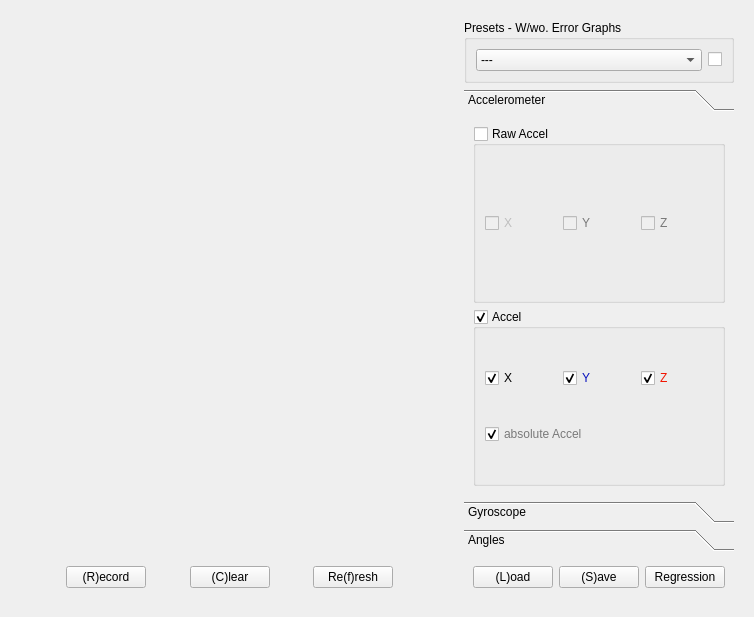
<?xml version="1.0" encoding="UTF-8"?>
<ui version="4.0">
 <class>DataWidget</class>
 <widget class="QWidget" name="DataWidget">
  <property name="windowModality">
   <enum>Qt::NonModal</enum>
  </property>
  <property name="geometry">
   <rect>
    <x>0</x>
    <y>0</y>
    <width>754</width>
    <height>617</height>
   </rect>
  </property>
  <property name="windowTitle">
   <string>Form</string>
  </property>
  <layout class="QHBoxLayout" name="horizontalLayout_3" stretch="1,0">
   <item>
    <layout class="QVBoxLayout" name="plotLayout" stretch="1,0">
     <property name="margin">
      <number>9</number>
     </property>
     <item>
      <widget class="PlotScrollArea" name="scrollArea" native="true">
       <property name="cursor">
        <cursorShape>ArrowCursor</cursorShape>
       </property>
      </widget>
     </item>
     <item>
      <widget class="QWidget" name="widget_5" native="true">
       <layout class="QHBoxLayout" name="horizontalLayout_2">
        <item>
         <spacer name="horizontalSpacer">
          <property name="orientation">
           <enum>Qt::Horizontal</enum>
          </property>
          <property name="sizeHint" stdset="0">
           <size>
            <width>40</width>
            <height>20</height>
           </size>
          </property>
         </spacer>
        </item>
        <item>
         <widget class="QPushButton" name="recordBtn">
          <property name="text">
           <string>(R)ecord</string>
          </property>
          <property name="shortcut">
           <string>R</string>
          </property>
         </widget>
        </item>
        <item>
         <spacer name="horizontalSpacer_2">
          <property name="orientation">
           <enum>Qt::Horizontal</enum>
          </property>
          <property name="sizeHint" stdset="0">
           <size>
            <width>40</width>
            <height>20</height>
           </size>
          </property>
         </spacer>
        </item>
        <item>
         <widget class="QPushButton" name="clearBtn">
          <property name="text">
           <string>(C)lear</string>
          </property>
          <property name="shortcut">
           <string>C</string>
          </property>
         </widget>
        </item>
        <item>
         <spacer name="horizontalSpacer_4">
          <property name="orientation">
           <enum>Qt::Horizontal</enum>
          </property>
          <property name="sizeHint" stdset="0">
           <size>
            <width>40</width>
            <height>20</height>
           </size>
          </property>
         </spacer>
        </item>
        <item>
         <widget class="QPushButton" name="refreshButton">
          <property name="text">
           <string>Re(f)resh</string>
          </property>
          <property name="shortcut">
           <string>F</string>
          </property>
         </widget>
        </item>
        <item>
         <spacer name="horizontalSpacer_3">
          <property name="orientation">
           <enum>Qt::Horizontal</enum>
          </property>
          <property name="sizeHint" stdset="0">
           <size>
            <width>40</width>
            <height>20</height>
           </size>
          </property>
         </spacer>
        </item>
       </layout>
      </widget>
     </item>
    </layout>
   </item>
   <item>
    <layout class="QVBoxLayout" name="menuLayout" stretch="0,1,0">
     <property name="margin">
      <number>9</number>
     </property>
     <item>
      <widget class="QGroupBox" name="presetsBox">
       <property name="title">
        <string>Presets - W/wo. Error Graphs</string>
       </property>
       <layout class="QHBoxLayout" name="horizontalLayout_6" stretch="1,0">
        <item>
         <widget class="QComboBox" name="presetsComboBox">
          <item>
           <property name="text">
            <string>---</string>
           </property>
          </item>
          <item>
           <property name="text">
            <string>Könyök flexió</string>
           </property>
          </item>
          <item>
           <property name="text">
            <string>Váll berotáció</string>
           </property>
          </item>
          <item>
           <property name="text">
            <string>All</string>
           </property>
          </item>
          <item>
           <property name="text">
            <string>None</string>
           </property>
          </item>
         </widget>
        </item>
        <item>
         <widget class="QCheckBox" name="showErrorGraphs_chB">
          <property name="text">
           <string/>
          </property>
         </widget>
        </item>
       </layout>
      </widget>
     </item>
     <item>
      <widget class="QToolBox" name="toolBox">
       <property name="acceptDrops">
        <bool>false</bool>
       </property>
       <property name="currentIndex">
        <number>0</number>
       </property>
       <widget class="QWidget" name="accToolBox">
        <property name="geometry">
         <rect>
          <x>0</x>
          <y>0</y>
          <width>255</width>
          <height>394</height>
         </rect>
        </property>
        <attribute name="label">
         <string>Accelerometer</string>
        </attribute>
        <layout class="QVBoxLayout" name="verticalLayout">
         <item>
          <widget class="QGroupBox" name="rawAccBox">
           <property name="title">
            <string>Raw Accel</string>
           </property>
           <property name="checkable">
            <bool>true</bool>
           </property>
           <property name="checked">
            <bool>false</bool>
           </property>
           <layout class="QHBoxLayout" name="horizontalLayout_14">
            <item>
             <widget class="QCheckBox" name="rawAccX">
              <property name="text">
               <string>X</string>
              </property>
              <property name="checked">
               <bool>false</bool>
              </property>
             </widget>
            </item>
            <item>
             <widget class="QCheckBox" name="rawAccY">
              <property name="palette">
               <palette>
                <active>
                 <colorrole role="WindowText">
                  <brush brushstyle="SolidPattern">
                   <color alpha="255">
                    <red>8</red>
                    <green>17</green>
                    <blue>189</blue>
                   </color>
                  </brush>
                 </colorrole>
                </active>
                <inactive>
                 <colorrole role="WindowText">
                  <brush brushstyle="SolidPattern">
                   <color alpha="255">
                    <red>8</red>
                    <green>17</green>
                    <blue>189</blue>
                   </color>
                  </brush>
                 </colorrole>
                </inactive>
                <disabled>
                 <colorrole role="WindowText">
                  <brush brushstyle="SolidPattern">
                   <color alpha="255">
                    <red>120</red>
                    <green>120</green>
                    <blue>120</blue>
                   </color>
                  </brush>
                 </colorrole>
                </disabled>
               </palette>
              </property>
              <property name="text">
               <string>Y</string>
              </property>
              <property name="checked">
               <bool>false</bool>
              </property>
             </widget>
            </item>
            <item>
             <widget class="QCheckBox" name="rawAccZ">
              <property name="palette">
               <palette>
                <active>
                 <colorrole role="WindowText">
                  <brush brushstyle="SolidPattern">
                   <color alpha="255">
                    <red>241</red>
                    <green>20</green>
                    <blue>0</blue>
                   </color>
                  </brush>
                 </colorrole>
                </active>
                <inactive>
                 <colorrole role="WindowText">
                  <brush brushstyle="SolidPattern">
                   <color alpha="255">
                    <red>241</red>
                    <green>20</green>
                    <blue>0</blue>
                   </color>
                  </brush>
                 </colorrole>
                </inactive>
                <disabled>
                 <colorrole role="WindowText">
                  <brush brushstyle="SolidPattern">
                   <color alpha="255">
                    <red>120</red>
                    <green>120</green>
                    <blue>120</blue>
                   </color>
                  </brush>
                 </colorrole>
                </disabled>
               </palette>
              </property>
              <property name="text">
               <string>Z</string>
              </property>
              <property name="checked">
               <bool>false</bool>
              </property>
             </widget>
            </item>
           </layout>
          </widget>
         </item>
         <item>
          <widget class="QGroupBox" name="accelBox">
           <property name="title">
            <string>Accel</string>
           </property>
           <property name="flat">
            <bool>false</bool>
           </property>
           <property name="checkable">
            <bool>true</bool>
           </property>
           <property name="checked">
            <bool>true</bool>
           </property>
           <layout class="QVBoxLayout" name="verticalLayout_5">
            <item>
             <layout class="QHBoxLayout" name="horizontalLayout_11">
              <item>
               <widget class="QCheckBox" name="accX">
                <property name="text">
                 <string>X</string>
                </property>
                <property name="checked">
                 <bool>true</bool>
                </property>
               </widget>
              </item>
              <item>
               <widget class="QCheckBox" name="accY">
                <property name="palette">
                 <palette>
                  <active>
                   <colorrole role="WindowText">
                    <brush brushstyle="SolidPattern">
                     <color alpha="255">
                      <red>8</red>
                      <green>17</green>
                      <blue>189</blue>
                     </color>
                    </brush>
                   </colorrole>
                  </active>
                  <inactive>
                   <colorrole role="WindowText">
                    <brush brushstyle="SolidPattern">
                     <color alpha="255">
                      <red>8</red>
                      <green>17</green>
                      <blue>189</blue>
                     </color>
                    </brush>
                   </colorrole>
                  </inactive>
                  <disabled>
                   <colorrole role="WindowText">
                    <brush brushstyle="SolidPattern">
                     <color alpha="255">
                      <red>120</red>
                      <green>120</green>
                      <blue>120</blue>
                     </color>
                    </brush>
                   </colorrole>
                  </disabled>
                 </palette>
                </property>
                <property name="text">
                 <string>Y</string>
                </property>
                <property name="checked">
                 <bool>true</bool>
                </property>
               </widget>
              </item>
              <item>
               <widget class="QCheckBox" name="accZ">
                <property name="palette">
                 <palette>
                  <active>
                   <colorrole role="WindowText">
                    <brush brushstyle="SolidPattern">
                     <color alpha="255">
                      <red>241</red>
                      <green>20</green>
                      <blue>0</blue>
                     </color>
                    </brush>
                   </colorrole>
                  </active>
                  <inactive>
                   <colorrole role="WindowText">
                    <brush brushstyle="SolidPattern">
                     <color alpha="255">
                      <red>241</red>
                      <green>20</green>
                      <blue>0</blue>
                     </color>
                    </brush>
                   </colorrole>
                  </inactive>
                  <disabled>
                   <colorrole role="WindowText">
                    <brush brushstyle="SolidPattern">
                     <color alpha="255">
                      <red>120</red>
                      <green>120</green>
                      <blue>120</blue>
                     </color>
                    </brush>
                   </colorrole>
                  </disabled>
                 </palette>
                </property>
                <property name="text">
                 <string>Z</string>
                </property>
                <property name="checked">
                 <bool>true</bool>
                </property>
               </widget>
              </item>
             </layout>
            </item>
            <item>
             <layout class="QHBoxLayout" name="horizontalLayout_12">
              <item>
               <widget class="QCheckBox" name="absAcc">
                <property name="palette">
                 <palette>
                  <active>
                   <colorrole role="WindowText">
                    <brush brushstyle="SolidPattern">
                     <color alpha="255">
                      <red>121</red>
                      <green>121</green>
                      <blue>121</blue>
                     </color>
                    </brush>
                   </colorrole>
                  </active>
                  <inactive>
                   <colorrole role="WindowText">
                    <brush brushstyle="SolidPattern">
                     <color alpha="255">
                      <red>121</red>
                      <green>121</green>
                      <blue>121</blue>
                     </color>
                    </brush>
                   </colorrole>
                  </inactive>
                  <disabled>
                   <colorrole role="WindowText">
                    <brush brushstyle="SolidPattern">
                     <color alpha="255">
                      <red>120</red>
                      <green>120</green>
                      <blue>120</blue>
                     </color>
                    </brush>
                   </colorrole>
                  </disabled>
                 </palette>
                </property>
                <property name="text">
                 <string>absolute Accel</string>
                </property>
                <property name="checked">
                 <bool>true</bool>
                </property>
               </widget>
              </item>
             </layout>
            </item>
           </layout>
          </widget>
         </item>
        </layout>
       </widget>
       <widget class="QWidget" name="gyroToolBox">
        <property name="geometry">
         <rect>
          <x>0</x>
          <y>0</y>
          <width>137</width>
          <height>124</height>
         </rect>
        </property>
        <attribute name="label">
         <string>Gyroscope</string>
        </attribute>
        <layout class="QVBoxLayout" name="verticalLayout_9">
         <item>
          <widget class="QGroupBox" name="rawGyroBox">
           <property name="title">
            <string>Raw Gyro</string>
           </property>
           <property name="checkable">
            <bool>true</bool>
           </property>
           <property name="checked">
            <bool>false</bool>
           </property>
           <layout class="QHBoxLayout" name="horizontalLayout_16">
            <item>
             <widget class="QCheckBox" name="rawGyroX">
              <property name="palette">
               <palette>
                <active>
                 <colorrole role="WindowText">
                  <brush brushstyle="SolidPattern">
                   <color alpha="255">
                    <red>5</red>
                    <green>189</green>
                    <blue>5</blue>
                   </color>
                  </brush>
                 </colorrole>
                </active>
                <inactive>
                 <colorrole role="WindowText">
                  <brush brushstyle="SolidPattern">
                   <color alpha="255">
                    <red>5</red>
                    <green>189</green>
                    <blue>5</blue>
                   </color>
                  </brush>
                 </colorrole>
                </inactive>
                <disabled>
                 <colorrole role="WindowText">
                  <brush brushstyle="SolidPattern">
                   <color alpha="255">
                    <red>120</red>
                    <green>120</green>
                    <blue>120</blue>
                   </color>
                  </brush>
                 </colorrole>
                </disabled>
               </palette>
              </property>
              <property name="text">
               <string>X</string>
              </property>
              <property name="checked">
               <bool>false</bool>
              </property>
             </widget>
            </item>
            <item>
             <widget class="QCheckBox" name="rawGyroY">
              <property name="palette">
               <palette>
                <active>
                 <colorrole role="WindowText">
                  <brush brushstyle="SolidPattern">
                   <color alpha="255">
                    <red>32</red>
                    <green>218</green>
                    <blue>221</blue>
                   </color>
                  </brush>
                 </colorrole>
                </active>
                <inactive>
                 <colorrole role="WindowText">
                  <brush brushstyle="SolidPattern">
                   <color alpha="255">
                    <red>32</red>
                    <green>218</green>
                    <blue>221</blue>
                   </color>
                  </brush>
                 </colorrole>
                </inactive>
                <disabled>
                 <colorrole role="WindowText">
                  <brush brushstyle="SolidPattern">
                   <color alpha="255">
                    <red>120</red>
                    <green>120</green>
                    <blue>120</blue>
                   </color>
                  </brush>
                 </colorrole>
                </disabled>
               </palette>
              </property>
              <property name="text">
               <string>Y</string>
              </property>
              <property name="checked">
               <bool>false</bool>
              </property>
             </widget>
            </item>
            <item>
             <widget class="QCheckBox" name="rawGyroZ">
              <property name="palette">
               <palette>
                <active>
                 <colorrole role="WindowText">
                  <brush brushstyle="SolidPattern">
                   <color alpha="255">
                    <red>234</red>
                    <green>19</green>
                    <blue>216</blue>
                   </color>
                  </brush>
                 </colorrole>
                </active>
                <inactive>
                 <colorrole role="WindowText">
                  <brush brushstyle="SolidPattern">
                   <color alpha="255">
                    <red>234</red>
                    <green>19</green>
                    <blue>216</blue>
                   </color>
                  </brush>
                 </colorrole>
                </inactive>
                <disabled>
                 <colorrole role="WindowText">
                  <brush brushstyle="SolidPattern">
                   <color alpha="255">
                    <red>120</red>
                    <green>120</green>
                    <blue>120</blue>
                   </color>
                  </brush>
                 </colorrole>
                </disabled>
               </palette>
              </property>
              <property name="text">
               <string>Z</string>
              </property>
              <property name="checked">
               <bool>false</bool>
              </property>
             </widget>
            </item>
           </layout>
          </widget>
         </item>
         <item>
          <widget class="QGroupBox" name="gyroBox">
           <property name="title">
            <string>Gyroscope</string>
           </property>
           <property name="checkable">
            <bool>true</bool>
           </property>
           <property name="checked">
            <bool>false</bool>
           </property>
           <layout class="QHBoxLayout" name="horizontalLayout_10">
            <item>
             <widget class="QCheckBox" name="gyroX">
              <property name="palette">
               <palette>
                <active>
                 <colorrole role="WindowText">
                  <brush brushstyle="SolidPattern">
                   <color alpha="255">
                    <red>5</red>
                    <green>189</green>
                    <blue>5</blue>
                   </color>
                  </brush>
                 </colorrole>
                </active>
                <inactive>
                 <colorrole role="WindowText">
                  <brush brushstyle="SolidPattern">
                   <color alpha="255">
                    <red>5</red>
                    <green>189</green>
                    <blue>5</blue>
                   </color>
                  </brush>
                 </colorrole>
                </inactive>
                <disabled>
                 <colorrole role="WindowText">
                  <brush brushstyle="SolidPattern">
                   <color alpha="255">
                    <red>120</red>
                    <green>120</green>
                    <blue>120</blue>
                   </color>
                  </brush>
                 </colorrole>
                </disabled>
               </palette>
              </property>
              <property name="text">
               <string>X</string>
              </property>
             </widget>
            </item>
            <item>
             <widget class="QCheckBox" name="gyroY">
              <property name="palette">
               <palette>
                <active>
                 <colorrole role="WindowText">
                  <brush brushstyle="SolidPattern">
                   <color alpha="255">
                    <red>32</red>
                    <green>218</green>
                    <blue>221</blue>
                   </color>
                  </brush>
                 </colorrole>
                </active>
                <inactive>
                 <colorrole role="WindowText">
                  <brush brushstyle="SolidPattern">
                   <color alpha="255">
                    <red>32</red>
                    <green>218</green>
                    <blue>221</blue>
                   </color>
                  </brush>
                 </colorrole>
                </inactive>
                <disabled>
                 <colorrole role="WindowText">
                  <brush brushstyle="SolidPattern">
                   <color alpha="255">
                    <red>120</red>
                    <green>120</green>
                    <blue>120</blue>
                   </color>
                  </brush>
                 </colorrole>
                </disabled>
               </palette>
              </property>
              <property name="text">
               <string>Y</string>
              </property>
             </widget>
            </item>
            <item>
             <widget class="QCheckBox" name="gyroZ">
              <property name="palette">
               <palette>
                <active>
                 <colorrole role="WindowText">
                  <brush brushstyle="SolidPattern">
                   <color alpha="255">
                    <red>234</red>
                    <green>19</green>
                    <blue>216</blue>
                   </color>
                  </brush>
                 </colorrole>
                </active>
                <inactive>
                 <colorrole role="WindowText">
                  <brush brushstyle="SolidPattern">
                   <color alpha="255">
                    <red>234</red>
                    <green>19</green>
                    <blue>216</blue>
                   </color>
                  </brush>
                 </colorrole>
                </inactive>
                <disabled>
                 <colorrole role="WindowText">
                  <brush brushstyle="SolidPattern">
                   <color alpha="255">
                    <red>120</red>
                    <green>120</green>
                    <blue>120</blue>
                   </color>
                  </brush>
                 </colorrole>
                </disabled>
               </palette>
              </property>
              <property name="text">
               <string>Z</string>
              </property>
             </widget>
            </item>
           </layout>
          </widget>
         </item>
        </layout>
       </widget>
       <widget class="QWidget" name="anglesToolBox">
        <property name="geometry">
         <rect>
          <x>0</x>
          <y>0</y>
          <width>155</width>
          <height>292</height>
         </rect>
        </property>
        <attribute name="label">
         <string>Angles</string>
        </attribute>
        <layout class="QVBoxLayout" name="verticalLayout_6">
         <item>
          <widget class="QGroupBox" name="anglesBox">
           <property name="title">
            <string>Angles</string>
           </property>
           <property name="checkable">
            <bool>true</bool>
           </property>
           <property name="checked">
            <bool>false</bool>
           </property>
           <layout class="QHBoxLayout" name="horizontalLayout_13">
            <item>
             <widget class="QCheckBox" name="angXY">
              <property name="palette">
               <palette>
                <active>
                 <colorrole role="WindowText">
                  <brush brushstyle="SolidPattern">
                   <color alpha="255">
                    <red>0</red>
                    <green>0</green>
                    <blue>104</blue>
                   </color>
                  </brush>
                 </colorrole>
                </active>
                <inactive>
                 <colorrole role="WindowText">
                  <brush brushstyle="SolidPattern">
                   <color alpha="255">
                    <red>0</red>
                    <green>0</green>
                    <blue>104</blue>
                   </color>
                  </brush>
                 </colorrole>
                </inactive>
                <disabled>
                 <colorrole role="WindowText">
                  <brush brushstyle="SolidPattern">
                   <color alpha="255">
                    <red>120</red>
                    <green>120</green>
                    <blue>120</blue>
                   </color>
                  </brush>
                 </colorrole>
                </disabled>
               </palette>
              </property>
              <property name="text">
               <string>XY</string>
              </property>
             </widget>
            </item>
            <item>
             <widget class="QCheckBox" name="angYZ">
              <property name="palette">
               <palette>
                <active>
                 <colorrole role="WindowText">
                  <brush brushstyle="SolidPattern">
                   <color alpha="255">
                    <red>31</red>
                    <green>131</green>
                    <blue>8</blue>
                   </color>
                  </brush>
                 </colorrole>
                </active>
                <inactive>
                 <colorrole role="WindowText">
                  <brush brushstyle="SolidPattern">
                   <color alpha="255">
                    <red>31</red>
                    <green>131</green>
                    <blue>8</blue>
                   </color>
                  </brush>
                 </colorrole>
                </inactive>
                <disabled>
                 <colorrole role="WindowText">
                  <brush brushstyle="SolidPattern">
                   <color alpha="255">
                    <red>120</red>
                    <green>120</green>
                    <blue>120</blue>
                   </color>
                  </brush>
                 </colorrole>
                </disabled>
               </palette>
              </property>
              <property name="text">
               <string>YZ</string>
              </property>
             </widget>
            </item>
            <item>
             <widget class="QCheckBox" name="angZX">
              <property name="palette">
               <palette>
                <active>
                 <colorrole role="WindowText">
                  <brush brushstyle="SolidPattern">
                   <color alpha="255">
                    <red>125</red>
                    <green>0</green>
                    <blue>0</blue>
                   </color>
                  </brush>
                 </colorrole>
                </active>
                <inactive>
                 <colorrole role="WindowText">
                  <brush brushstyle="SolidPattern">
                   <color alpha="255">
                    <red>125</red>
                    <green>0</green>
                    <blue>0</blue>
                   </color>
                  </brush>
                 </colorrole>
                </inactive>
                <disabled>
                 <colorrole role="WindowText">
                  <brush brushstyle="SolidPattern">
                   <color alpha="255">
                    <red>120</red>
                    <green>120</green>
                    <blue>120</blue>
                   </color>
                  </brush>
                 </colorrole>
                </disabled>
               </palette>
              </property>
              <property name="text">
               <string>ZX</string>
              </property>
             </widget>
            </item>
           </layout>
          </widget>
         </item>
         <item>
          <widget class="QGroupBox" name="tiltAnglesBox">
           <property name="title">
            <string>TILT angles</string>
           </property>
           <property name="checkable">
            <bool>true</bool>
           </property>
           <property name="checked">
            <bool>false</bool>
           </property>
           <layout class="QHBoxLayout" name="horizontalLayout">
            <item>
             <widget class="QCheckBox" name="angX">
              <property name="text">
               <string>x</string>
              </property>
             </widget>
            </item>
            <item>
             <widget class="QCheckBox" name="angY">
              <property name="text">
               <string>y</string>
              </property>
             </widget>
            </item>
            <item>
             <widget class="QCheckBox" name="angZ">
              <property name="text">
               <string>z</string>
              </property>
             </widget>
            </item>
           </layout>
          </widget>
         </item>
         <item>
          <widget class="QGroupBox" name="eulerBox">
           <property name="title">
            <string>Euler Angles</string>
           </property>
           <property name="checkable">
            <bool>true</bool>
           </property>
           <property name="checked">
            <bool>false</bool>
           </property>
           <layout class="QHBoxLayout" name="horizontalLayout_4">
            <item>
             <widget class="QCheckBox" name="eulerX">
              <property name="text">
               <string>x</string>
              </property>
             </widget>
            </item>
            <item>
             <widget class="QCheckBox" name="eulerY">
              <property name="text">
               <string>y</string>
              </property>
             </widget>
            </item>
            <item>
             <widget class="QCheckBox" name="eulerZ">
              <property name="text">
               <string>z</string>
              </property>
              <property name="checkable">
               <bool>false</bool>
              </property>
             </widget>
            </item>
           </layout>
          </widget>
         </item>
         <item>
          <widget class="QGroupBox" name="intBox">
           <property name="title">
            <string>Integrated Angles</string>
           </property>
           <property name="checkable">
            <bool>true</bool>
           </property>
           <property name="checked">
            <bool>false</bool>
           </property>
           <layout class="QHBoxLayout" name="horizontalLayout_7">
            <item>
             <widget class="QCheckBox" name="intX">
              <property name="text">
               <string>x</string>
              </property>
             </widget>
            </item>
            <item>
             <widget class="QCheckBox" name="intY">
              <property name="text">
               <string>y</string>
              </property>
             </widget>
            </item>
            <item>
             <widget class="QCheckBox" name="intZ">
              <property name="text">
               <string>z</string>
              </property>
              <property name="checkable">
               <bool>true</bool>
              </property>
             </widget>
            </item>
           </layout>
          </widget>
         </item>
         <item>
          <widget class="QGroupBox" name="corrBox">
           <property name="title">
            <string>Corrected Angles</string>
           </property>
           <property name="checkable">
            <bool>true</bool>
           </property>
           <property name="checked">
            <bool>false</bool>
           </property>
           <layout class="QHBoxLayout" name="horizontalLayout_8">
            <item>
             <widget class="QCheckBox" name="corrX">
              <property name="text">
               <string>x</string>
              </property>
             </widget>
            </item>
            <item>
             <widget class="QCheckBox" name="corrY">
              <property name="text">
               <string>y</string>
              </property>
             </widget>
            </item>
            <item>
             <widget class="QCheckBox" name="corrZ">
              <property name="text">
               <string>z</string>
              </property>
             </widget>
            </item>
           </layout>
          </widget>
         </item>
        </layout>
       </widget>
      </widget>
     </item>
     <item>
      <widget class="QWidget" name="buttonsLayout" native="true">
       <layout class="QHBoxLayout" name="horizontalLayout_15">
        <item>
         <widget class="QPushButton" name="loadBtn">
          <property name="text">
           <string>(L)oad</string>
          </property>
          <property name="shortcut">
           <string>L</string>
          </property>
         </widget>
        </item>
        <item>
         <widget class="QPushButton" name="saveBtn">
          <property name="text">
           <string>(S)ave</string>
          </property>
          <property name="shortcut">
           <string>S</string>
          </property>
         </widget>
        </item>
        <item>
         <widget class="QPushButton" name="regressionButton">
          <property name="enabled">
           <bool>true</bool>
          </property>
          <property name="text">
           <string>Regression</string>
          </property>
         </widget>
        </item>
       </layout>
      </widget>
     </item>
    </layout>
   </item>
  </layout>
 </widget>
 <customwidgets>
  <customwidget>
   <class>PlotScrollArea</class>
   <extends>QWidget</extends>
   <header>src/PlotScrollArea.h</header>
   <container>1</container>
  </customwidget>
 </customwidgets>
 <resources/>
 <connections/>
</ui>
